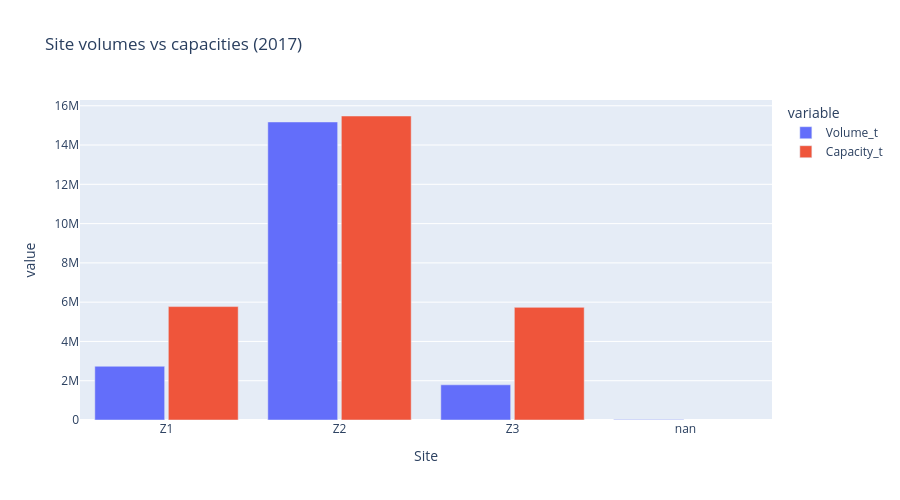

This figure's notebook cell:
### Code cell
# 2.1.2 Plotly version – volumes vs capacities

site_df = site_df.copy()
site_df.index.name = "Site"

plot_df = site_df.reset_index()
plot_df = plot_df[plot_df["Site"].notna()]

fig = px.bar(
    plot_df,
    x="Site",
    y=["Volume_t", "Capacity_t"],
    barmode="group",
    title="Site volumes vs capacities (2017)",
    width=900,
    height=500
)

fig.update_layout(
    bargap=0.15,
    bargroupgap=0.05
)

fig.show()
fig.write_image("site_volume_vs_capacities_2017.png", width=1600, height=900, scale=3)

### Figure 1 — Plotly figure (JSON) as saved in the notebook; plotly's stock layout.template omitted (floating-point values rounded to 4 significant figures)
{"data": [{"alignmentgroup": "True", "hovertemplate": "variable=Volume_t<br>Site=%{x}<br>value=%{y}<extra></extra>", "legendgroup": "Volume_t", "marker": {"color": "#636efa", "pattern": {"shape": ""}}, "name": "Volume_t", "offsetgroup": "Volume_t", "orientation": "v", "showlegend": true, "textposition": "auto", "type": "bar", "x": ["Z1", "Z2", "Z3", "nan"], "xaxis": "x", "y": [2737000.0, 15170000.0, 1792000.0, 25330.0], "yaxis": "y"}, {"alignmentgroup": "True", "hovertemplate": "variable=Capacity_t<br>Site=%{x}<br>value=%{y}<extra></extra>", "legendgroup": "Capacity_t", "marker": {"color": "#EF553B", "pattern": {"shape": ""}}, "name": "Capacity_t", "offsetgroup": "Capacity_t", "orientation": "v", "showlegend": true, "textposition": "auto", "type": "bar", "x": ["Z1", "Z2", "Z3", "nan"], "xaxis": "x", "y": [5775000.0, 15480000.0, 5735000.0, NaN], "yaxis": "y"}], "layout": {"bargap": 0.15, "bargroupgap": 0.05, "barmode": "group", "height": 500, "legend": {"title": {"text": "variable"}, "tracegroupgap": 0}, "title": {"text": "Site volumes vs capacities (2017)"}, "width": 900, "xaxis": {"anchor": "y", "autorange": true, "domain": [0, 1], "range": [-0.5, 3.5], "title": {"text": "Site"}, "type": "category"}, "yaxis": {"anchor": "x", "autorange": true, "domain": [0, 1], "range": [0, 16290000.0], "title": {"text": "value"}, "type": "linear"}}}
